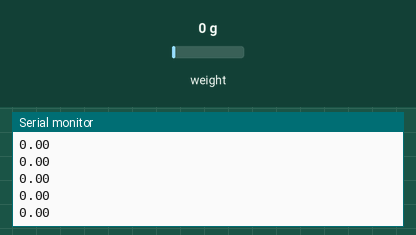
Bench run of a sketch on a simulated Arduino Uno, built with avr-gcc and run on an emulated ATmega328P. Shown: the last lines printed to the serial monitor. The test bench sets the inputs (shaded band); at power-on: weight on the scale 0 g.

Above: at 2.2 s.
2.3 s: weight on the scale set to 100 g
At 2.31 s:
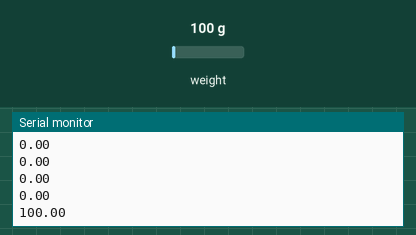
3.8 s: weight on the scale set to 1250 g
At 3.82 s:
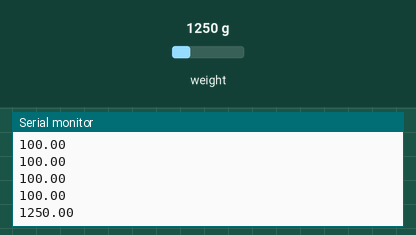
Timing chart, 0 to 6.8 s (numbered marks = the images above; inputs shaded):
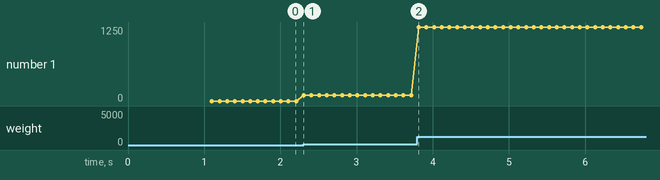

The sketch:

playground.ino
```cpp
#include "HX711.h"

const int LOADCELL_DOUT_PIN = 4;
const int LOADCELL_SCK_PIN = 2;
const float CALIBRATION_FACTOR = 2.2;

HX711 scale;

double last_weight = 0.0;
int command = 0;

void setup() {
  Serial.begin(921600);
  Serial.println("Initializing scale...");

  scale.begin(LOADCELL_DOUT_PIN, LOADCELL_SCK_PIN);
  scale.set_scale(CALIBRATION_FACTOR);
  scale.tare();
  Serial.println("Scale is ready. Tared to zero.");
  last_weight = 300.0;
}
void loop() {
  Serial.println(scale.get_units());
  /*if (Serial.available() > 0)
  {
    command = Serial.read();

    // Check if the command is '1' to start the timed weighing
    if (command == '1') {
      // Record the time when the '1' command is received
      unsigned long start_time = millis();
      // Set the command back to '1' in case it was already read from Serial
      command = '1';

      // Loop while command is '1' AND less than 5000 milliseconds (5 seconds) have passed
      while (command == '1') {
        unsigned long start_while_time = millis();
        // Get the current weight reading
        double current_weight = scale.get_units();
        Serial.println(current_weight);
        // Check if the current weight is greater than the last recorded weight
        if (current_weight > last_weight) {
          // Update the last_weight to the new higher weight
          last_weight = current_weight;
        }

        // This 'if' block will execute once the 5 seconds are up
        if ((millis() - start_time) >= 1000) {
          // Print highest weight registered in the time frame
          Serial.println(last_weight);
          last_weight = 200;
          // Set command to '0' to exit the loop
          command = '0';
        }
        //Serial.println(millis() - start_while_time);
      }
    }
  }*/
}
```

Measured:
- after the input at 2.3 s, the serial monitor: prints a new line at once (image 1)
- after the input at 3.8 s, the serial monitor: prints a new line at once (image 2)
- plotted number 1: 0 → 100 after the input at 2.3 s, 100 → 1250 after the input at 3.8 s
